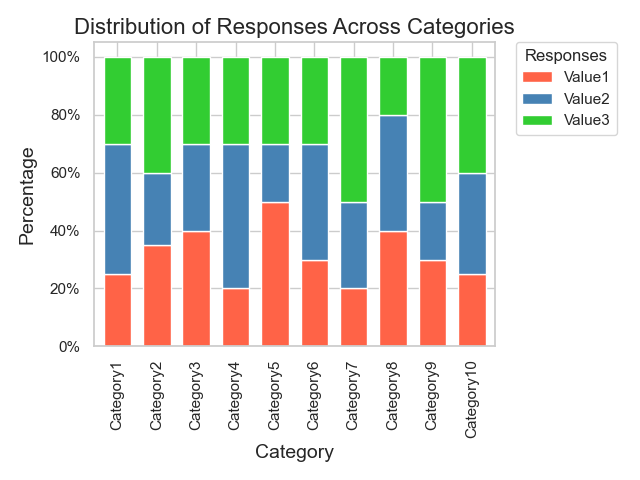

Reproduce this figure in Python.

import seaborn as sns
import pandas as pd
import matplotlib.pyplot as plt
from matplotlib.ticker import FuncFormatter

# Prepare the data in a DataFrame
data = {
    'Category': ['Category1', 'Category2', 'Category3', 'Category4', 'Category5', 'Category6', 'Category7', 'Category8', 'Category9', 'Category10'],
    'Value1': [0.25, 0.35, 0.4, 0.2, 0.5, 0.3, 0.2, 0.4, 0.3, 0.25],
    'Value2': [0.45, 0.25, 0.3, 0.5, 0.2, 0.4, 0.3, 0.4, 0.2, 0.35],
    'Value3': [0.3, 0.4, 0.3, 0.3, 0.3, 0.3, 0.5, 0.2, 0.5, 0.4],
}
df = pd.DataFrame(data)
df.set_index('Category', inplace=True)

# Calculate the percentage
df_percentage = df.div(df.sum(axis=1), axis=0)

# Start the stacked bar plot
sns.set(style="whitegrid")

# Define the figure size
plt.figure(figsize=(10, 12))

# Create the vertical bar chart
df_percentage.plot(kind='bar', stacked=True, color=["#FF6347", "#4682B4", "#32CD32"], width=0.7)

# Modify the y-axis labels to display as percentages
formatter = FuncFormatter(lambda y, pos: "%d%%" % (y * 100))
plt.gca().yaxis.set_major_formatter(formatter)

# Customizing the plot (title, labels, legend)
plt.title('Distribution of Responses Across Categories', fontsize=16)
plt.ylabel('Percentage', fontsize=14)
plt.xlabel('Category', fontsize=14)

# Adjust legend
plt.legend(title='Responses', bbox_to_anchor=(1.05, 1), loc='upper left', borderaxespad=0.)

plt.tight_layout()
plt.show()
